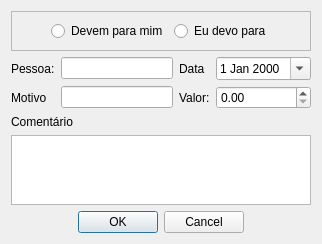
<?xml version="1.0" encoding="UTF-8"?>
<ui version="4.0">
 <class>Form</class>
 <widget class="QWidget" name="Form">
  <property name="geometry">
   <rect>
    <x>0</x>
    <y>0</y>
    <width>322</width>
    <height>239</height>
   </rect>
  </property>
  <property name="windowTitle">
   <string>Dividir</string>
  </property>
  <layout class="QVBoxLayout" name="verticalLayout">
   <item>
    <widget class="QFrame" name="frame">
     <property name="frameShape">
      <enum>QFrame::StyledPanel</enum>
     </property>
     <property name="frameShadow">
      <enum>QFrame::Raised</enum>
     </property>
     <layout class="QHBoxLayout" name="horizontalLayout">
      <item>
       <spacer name="horizontalSpacer">
        <property name="orientation">
         <enum>Qt::Horizontal</enum>
        </property>
        <property name="sizeType">
         <enum>QSizePolicy::Preferred</enum>
        </property>
        <property name="sizeHint" stdset="0">
         <size>
          <width>40</width>
          <height>20</height>
         </size>
        </property>
       </spacer>
      </item>
      <item>
       <widget class="QRadioButton" name="radioButtonDevem">
        <property name="text">
         <string>Devem para mim</string>
        </property>
       </widget>
      </item>
      <item>
       <widget class="QRadioButton" name="radioButtonDevo">
        <property name="text">
         <string>Eu devo para</string>
        </property>
       </widget>
      </item>
      <item>
       <spacer name="horizontalSpacer_2">
        <property name="orientation">
         <enum>Qt::Horizontal</enum>
        </property>
        <property name="sizeHint" stdset="0">
         <size>
          <width>40</width>
          <height>20</height>
         </size>
        </property>
       </spacer>
      </item>
     </layout>
    </widget>
   </item>
   <item>
    <layout class="QGridLayout" name="gridLayout">
     <item row="2" column="3">
      <widget class="QDoubleSpinBox" name="doubleSpinBox"/>
     </item>
     <item row="1" column="0">
      <widget class="QLabel" name="label">
       <property name="text">
        <string>Pessoa:</string>
       </property>
      </widget>
     </item>
     <item row="1" column="1">
      <widget class="QLineEdit" name="inputNome"/>
     </item>
     <item row="2" column="2">
      <widget class="QLabel" name="label_5">
       <property name="text">
        <string>Valor:</string>
       </property>
      </widget>
     </item>
     <item row="2" column="0">
      <widget class="QLabel" name="label_4">
       <property name="text">
        <string>Motivo</string>
       </property>
      </widget>
     </item>
     <item row="2" column="1">
      <widget class="QLineEdit" name="inputMotivo"/>
     </item>
     <item row="1" column="2">
      <widget class="QLabel" name="label_2">
       <property name="text">
        <string>Data</string>
       </property>
      </widget>
     </item>
     <item row="1" column="3">
      <widget class="QDateEdit" name="dateEdit">
       <property name="calendarPopup">
        <bool>true</bool>
       </property>
      </widget>
     </item>
    </layout>
   </item>
   <item>
    <widget class="QLabel" name="label_3">
     <property name="text">
      <string>Comentário</string>
     </property>
    </widget>
   </item>
   <item>
    <widget class="QTextEdit" name="textEdit">
     <property name="sizePolicy">
      <sizepolicy hsizetype="Preferred" vsizetype="Preferred">
       <horstretch>0</horstretch>
       <verstretch>0</verstretch>
      </sizepolicy>
     </property>
    </widget>
   </item>
   <item>
    <layout class="QHBoxLayout" name="horizontalLayout_8">
     <item>
      <spacer name="horizontalSpacer_3">
       <property name="orientation">
        <enum>Qt::Horizontal</enum>
       </property>
       <property name="sizeType">
        <enum>QSizePolicy::Preferred</enum>
       </property>
       <property name="sizeHint" stdset="0">
        <size>
         <width>40</width>
         <height>20</height>
        </size>
       </property>
      </spacer>
     </item>
     <item>
      <widget class="QDialogButtonBox" name="buttonBox">
       <property name="standardButtons">
        <set>QDialogButtonBox::Cancel|QDialogButtonBox::Ok</set>
       </property>
       <property name="centerButtons">
        <bool>true</bool>
       </property>
      </widget>
     </item>
     <item>
      <spacer name="horizontalSpacer_4">
       <property name="orientation">
        <enum>Qt::Horizontal</enum>
       </property>
       <property name="sizeType">
        <enum>QSizePolicy::Preferred</enum>
       </property>
       <property name="sizeHint" stdset="0">
        <size>
         <width>40</width>
         <height>20</height>
        </size>
       </property>
      </spacer>
     </item>
    </layout>
   </item>
  </layout>
 </widget>
 <tabstops>
  <tabstop>inputNome</tabstop>
  <tabstop>inputMotivo</tabstop>
  <tabstop>dateEdit</tabstop>
  <tabstop>doubleSpinBox</tabstop>
  <tabstop>textEdit</tabstop>
  <tabstop>radioButtonDevem</tabstop>
  <tabstop>radioButtonDevo</tabstop>
 </tabstops>
 <resources/>
 <connections/>
</ui>
